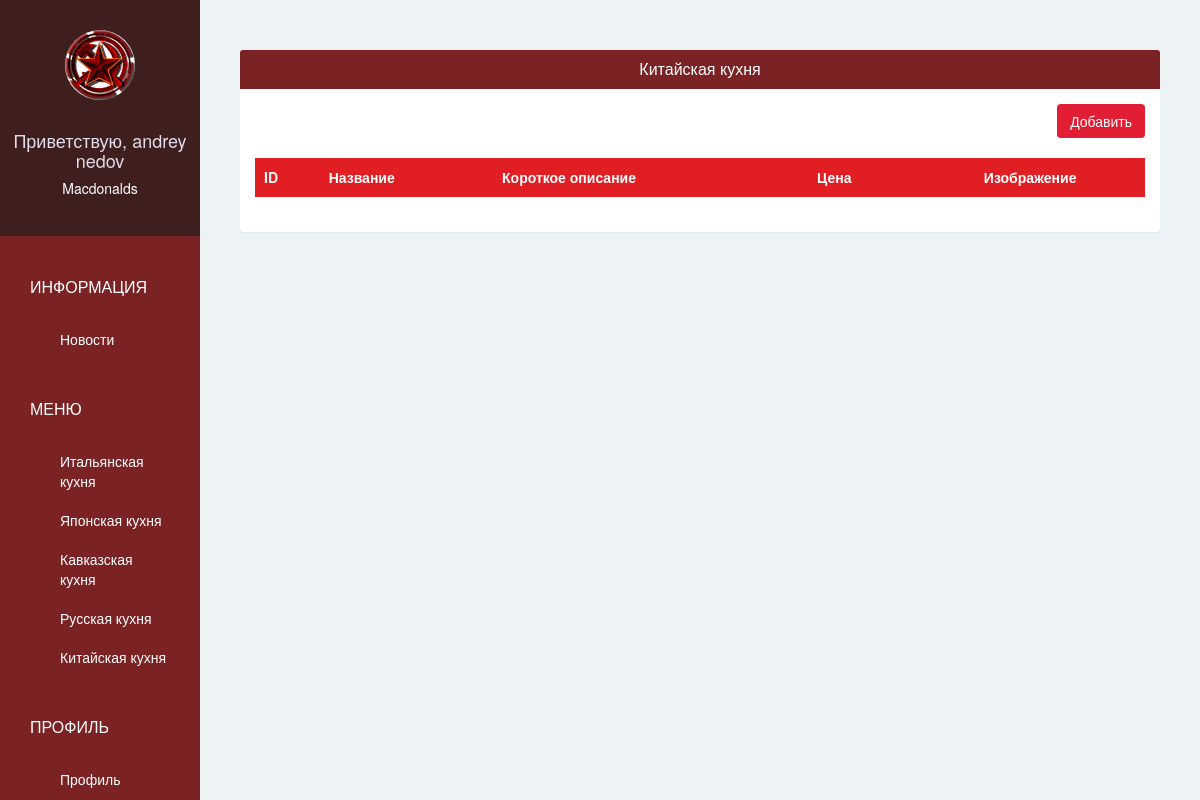
Before: /pizzashop/china/ (signed in) with the older database file.
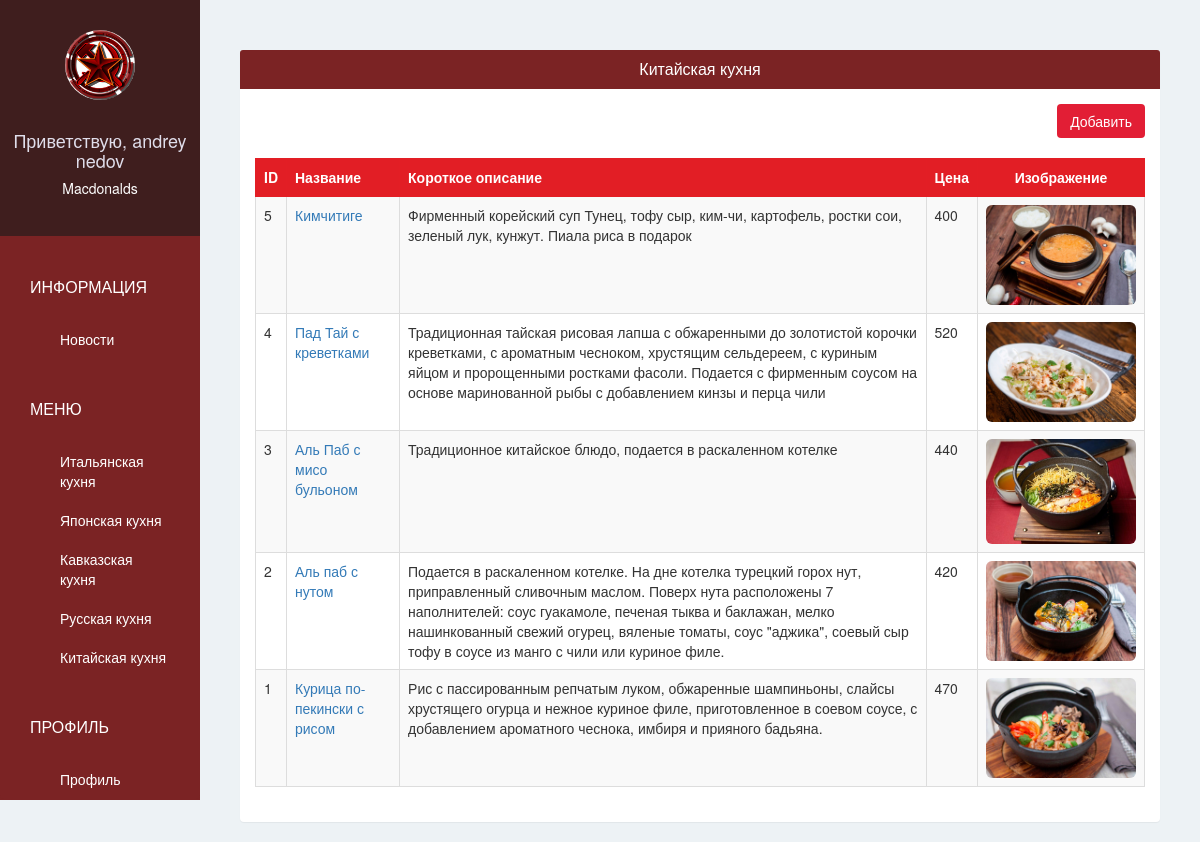
After: the same page with the newer database file.
### pizzashopapp/models.py (models this page shows, shortened)
class China(models.Model):
    pizzashop = models.ForeignKey(PizzaShop)
    name = models.CharField(max_length=30)
    short_description = models.CharField(max_length=10000)
    image = models.ImageField(upload_to=get_china_upload_path, blank=False)
    price = models.IntegerField(default=0)

### pizzashopapp/views.py (the view)
# urls.py: url(r'^pizzashop/china/$', views.pizzashop_china, name='pizzashop-china'),
@login_required(login_url='/pizzashop/sign-in/')
def pizzashop_china(request):
    chinas = China.objects.filter(pizzashop = request.user.pizzashop).order_by("-id")
    return render(request, 'pizzashop/china.html', {
        'chinas':chinas,
    })

### pizzashopapp/templates/pizzashop/china.html
{% extends 'pizzashop/base.html' %}
{% block page %}
<div class="panel">
  <div class="panel-heading bg-ruby">
    <h4 class="panel-title text-center text-white">
      Китайская кухня
    </h4>
  </div>
  <div class="panel-body">
    <div class="text-right">
      <a href="{% url 'pizzashop-add-china' %}"class="btn btn-red">Добавить</a>
      <br/>
      <br/>
    </div>
    <table class="table table-bordered table-hover table-striped">
      <thead>
        <tr class="bg-red text-white">
          <th>ID</th>
          <th>Название</th>
          <th>Короткое описание</th>
          <th>Цена</th>
          <th class="text-center">Изображение</th>
        </tr>
      </thead>
      <tbody>
        {% for china in chinas %}
          <tr>
            <td scope="row">{{ china.id }}</td>
            <td><a href="{% url 'pizzashop-edit-china' china.id %}">{{ china.name }}</a></td>
            <td>{{ china.short_description }}</td>
            <td>{{ china.price }}</td>
            <td class="text-center"><img class="img-rounded" src="{{ MEDIA_URL }}{{ china.image }}" width = "150"></td>
          </tr>
        {% endfor %}
      </tbody>
    </table>
  </div>
</div>
{% endblock %}

Changed rows visible on the page:
added China: id "5", name "Кимчитиге", short_description "Фирменный корейский суп Тунец, тофу сыр, ким-чи, картофель, ростки сои, зеленый лук, кунжут. Пиала риса в подарок", price "400", image (picture)
added China: id "4", name "Пад Тай с креветками", short_description "Традиционная тайская рисовая лапша с обжаренными до золотистой корочки креветками, с ароматным чесноком, хрустящим сельдереем, с куриным яйцом и пророщенными ростками фасоли. Подается с фирменным соусом на основе маринованной рыбы с добавлением кинзы и перца чили", price "520", image (picture)
added China: id "3", name "Аль Паб с мисо бульоном", short_description "Традиционное китайское блюдо, подается в раскаленном котелке", price "440", image (picture)
added China: id "2", name "Аль паб с нутом", short_description "Подается в раскаленном котелке. На дне котелка турецкий горох нут, приправленный сливочным маслом. Поверх нута расположены 7 наполнителей: соус гуакамоле, печеная тыква и баклажан, мелко нашинкованный свежий огурец, вяленые томаты, соус \"аджика\", соевый сыр тофу в соусе из манго с чили или куриное филе.", price "420", image (picture)
added China: id "1", name "Курица по-пекински с рисом", short_description "Рис с пассированным репчатым луком, обжаренные шампиньоны, слайсы хрустящего огурца и нежное куриное филе, приготовленное в соевом соусе, с добавлением ароматного чеснока, имбиря и прияного бадьяна.", price "470", image (picture)
